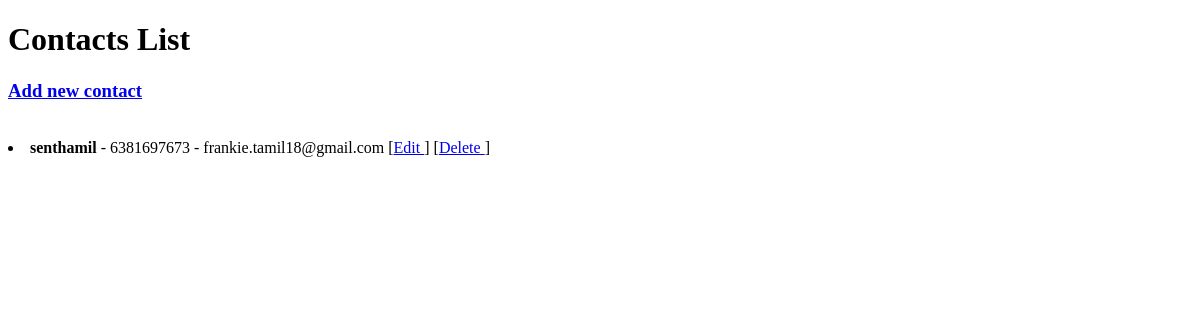
/, run on an earlier commit of the app's database.
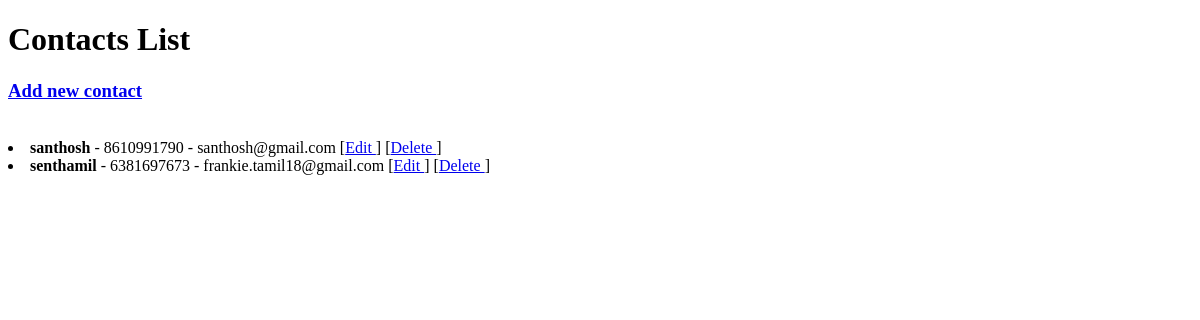
And on a later commit of the database.
### contacts/models.py (models this page shows, shortened)
class Contact(models.Model):
    name = models.CharField(max_length=64)
    mobile_no = models.IntegerField()
    email = models.EmailField(max_length=32)  #ensures that the given value is in email format

### contacts/views.py (the view)
# urls.py: path("", views.index, name="index"),
def index(request):
    all_contacts = Contact.objects.all().order_by('name')  #order by is like in sql
    return render(request, "contacts/index.html",{
        "all_contacts": all_contacts
    })

### contacts/templates/contacts/index.html
{% extends "contacts/layout.html" %}
{% block body%}
    <h1>Contacts List</h1>
    <h3><a href="{% url 'new_contact' %}">Add new contact</a></h3></br>
    {% for contact in all_contacts %}
        <li>
            <strong>{{ contact.name }}</strong> - {{ contact.mobile_no }} - {{ contact.email}}
            [<a href="{% url 'edit_contact' contact.id %}">Edit </a>]
            [<a href="{% url 'delete_contact' contact.id %}">Delete </a>]
        </li>
    {% endfor %}
{% endblock %}

### contacts/templates/contacts/layout.html (shortened to what this page needs)
<!DOCTYPE html>
<html>
    <head>
    </head>
    <body>
        {% block body%}
        {% endblock %}
    </body>
</html>

What changed in the data, as far as the page shows it:
added Contact: name "santhosh", mobile_no "8610991790", email "santhosh@gmail.com"
